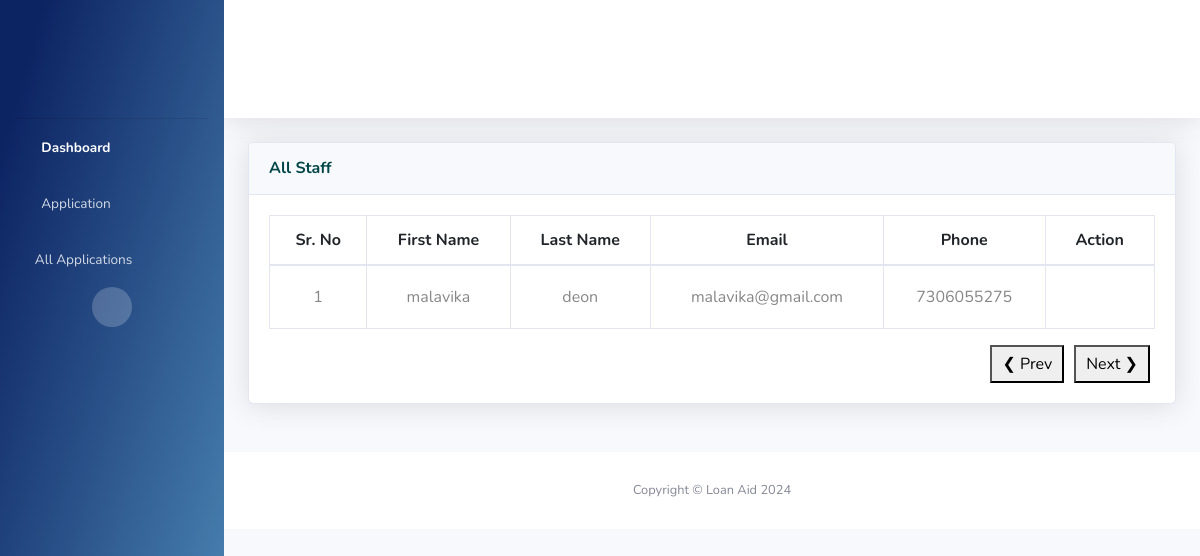
Screenshot of /list_staff/ with the database file from the repository.
### UserApp/models.py (models this page shows, shortened)
class StaffModel(models.Model):
    staff_id = models.AutoField(primary_key=True)
    employee_id = models.CharField(max_length=10, unique=True, blank=True, null=True)
    first_name = models.CharField(max_length=100)
    last_name = models.CharField(max_length=100, blank=True, null=True)
    email = models.EmailField(unique=True)
    phone_no = models.CharField(
        max_length=10,
        validators=[
            RegexValidator(
                regex=r"^\d{10}$", message="Enter a valid 10-digit mobile number."
            )
        ],
    )
    password = models.CharField(max_length=128, null=True)
    is_active = models.BooleanField(default=True)
    is_staff = models.BooleanField(default=False)
    created_at = models.DateTimeField(auto_now_add=True)
    last_login = models.DateTimeField(null=True, blank=True)
    profile_completed = models.BooleanField(default=False)
    adhaar_no = models.CharField(max_length=100, null=True, blank=True)
    adhaar_img = models.FileField(upload_to="adhaar/", null=True, blank=True)
    pan_no = models.CharField(max_length=100, null=True, blank=True)
    pan_img = models.FileField(upload_to="pancard/", null=True, blank=True)
    bank_name = models.CharField(max_length=100, null=True, blank=True)
    ifsc_code = models.CharField(max_length=100, null=True, blank=True)
    account_no = models.CharField(max_length=100, null=True, blank=True)
    branch = models.CharField(max_length=100, null=True, blank=True)

### UserApp/views.py (the view)
# urls.py: path('list_staff/',views.list_staff,name='list_staff'),
def list_staff(request):
    all_staff = StaffModel.objects.all()
    context = {'all_staff': all_staff}
    return render(request, 'all_staffs.html', context)

### templates/all_staffs.html (shortened to what this page needs)
{% extends 'includes/base.html' %}
{% load static %}
{% block content %}
                <div class="container-fluid">
                    <div class="row">
                        <div class="col-lg-12 mb-4">
                          <div class="card shadow mb-4">
                            <div class="card-header py-3">
                              <h6 class="m-0 font-weight-bold text-primary">All Staff</h6>
                            </div>
                            <div class="card-body">
                              <div class="table-responsive-xxl">
                                <table class="table table-bordered table-hover all-staff">
                                  <thead>
                                    <tr>
                                      <th scope="col">Sr. No</th>
                                      <th scope="col">First Name</th>
                                      <th scope="col">Last Name</th>
                                      <th scope="col">Email</th>
                                      <th scope="col">Phone</th>
                                      <th scope="col">Action</th>
                                    </tr>
                                  </thead>
                                  <tbody>
                                    {% for staff in all_staff %}
                                    <tr>
                                      <td>{{ forloop.counter }}</td>
                                      <td>{{ staff.first_name }}</td>
                                      <td>{{ staff.last_name }}</td>
                                      <td>{{ staff.email }}</td>
                                      <td>{{ staff.phone_no }}</td>
                                      <td>
                                        {% if staff.staff_id %}
                                          <a href="{% url 'view_profile' staff.staff_id %}">
                                            <i class="fa fa-eye" style="color: green"></i>
                                          </a>
                                          <form action="{% url 'delete_staff' staff.staff_id %}" method="post" style="display: inline">
                                            <button type="submit" class="btn" onclick="return confirm('Are you sure you want to delete this staff member?');">
                                              <i class="fa fa-trash-alt" style="color: red"></i>
                                            </button>
                                          </form>
                                        {% else %}
                                          <span>Missing ID</span>
                                        {% endif %}
                                      </td>
                                    </tr>
                                    {% endfor %}
                                  </tbody>
                                </table>
                                <div class="pagination">
                                  <button class="prev" onclick="changePage(-1)">&#10094; Prev</button>
                                  <button class="next" onclick="changePage(1)">Next &#10095;</button>
                                </div>
                              </div>
                            </div>
                          </div>
                        </div>
                      </div>
            </div>
            <footer class="sticky-footer bg-white">
                <div class="container my-auto">
                    <div class="copyright text-center my-auto">
                        <span>Copyright &copy; Loan Aid 2024</span>
                    </div>
                </div>
            </footer>
        </div>
    </div>
    {% endblock %}

### templates/includes/base.html (style rules this page uses)
.table th { white-space: nowrap; }
.table td { white-space: nowrap; color: #878787; }
.table { width: 100%; margin-bottom: 1rem; background-color: transparent; }
.table th, .table td { padding: 12px 15px; vertical-align: middle; text-align: center; }
.pagination { display: flex; justify-content: flex-end; margin-top: 10px; }
.pagination button { margin: 0 5px; padding: 5px 10px; cursor: pointer; }

### rows the page displays
StaffModel: first_name "malavika", last_name "deon", email "malavika@gmail.com", phone_no "7306055275"
